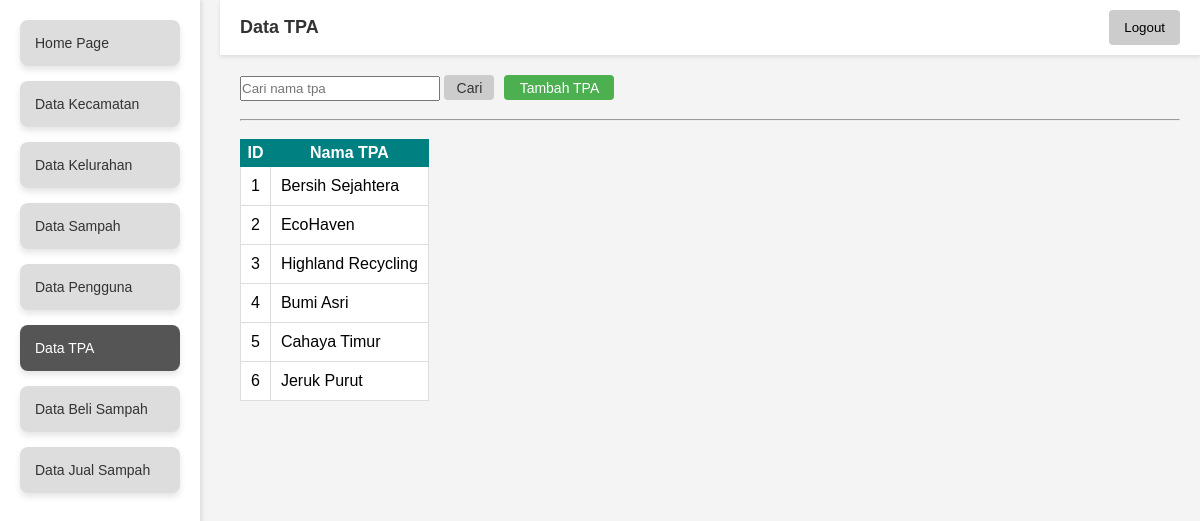
/tpa (signed in), run on the app's committed database.
### tables this page shows
CREATE TABLE TPA (id INTEGER PRIMARY KEY AUTOINCREMENT NOT NULL, nama TEXT);

### main.py (the view)
@app.route('/tpa', methods=['GET'])
def tpa():
    conn = get_db_connection()
    cursor = conn.cursor()
    if(request.args):
        nama_tpa = request.args.get('nama_tpa')
        print(nama_tpa)
        cursor.execute("SELECT * FROM Tpa WHERE LOWER(nama) LIKE LOWER(?)", (f"%{nama_tpa}%",))
        tpa_data = cursor.fetchall()
        conn.close()
    else:
        cursor.execute("SELECT * FROM Tpa")
        tpa_data = cursor.fetchall()
        conn.close()
    return render_template('admin/tpa-admin.html', tpa=tpa_data)

### main.py (called while the page is built)
def get_db_connection():
    conn = sqlite3.connect('database/database.db')
    conn.row_factory = sqlite3.Row
    return conn

@app.before_request
def require_login():
    allowed_routes = ['login', 'register', 'static']
    if 'nama' not in session and request.endpoint not in allowed_routes:
        return redirect(url_for('login'))

### templates/admin/tpa-admin.html (shortened to what this page needs)
<!DOCTYPE html>
<html lang="en">
<head>
  <link rel="stylesheet" href="{{ url_for('static', filename='css/admin/style-tpa-admin.css') }}">
</head>
<body>
  <div class="container">
    <header>
      <h1>Data TPA</h1>
      {% include 'admin/logoutFragment.html' %}
    </header>
    {% include 'admin/sidebarFragment.html' %}
    <main>
      <div class="search-bar">
        <form method="get">
          <input type="text" id="search" name="nama_tpa" placeholder="Cari nama tpa">
          <button type="submit" id="search-button"> Cari</button>
        </form>
        <button id="add-button" onclick="window.location.href='tambah_tpa';">Tambah TPA</button>
      </div>
      <br><hr><br>
      <table>
          <tr>
              <th>ID</th>
              <th>Nama TPA</th>
          </tr>
          {% for item in tpa %}
          <tr>
              <td>{{ item.id }}</td>
              <td>{{ item.nama }}</td>
          </tr>
          {% endfor %}
      </table>
    </main>
  </div>
</body>
</html>

### static/css/admin/style-tpa-admin.css (style rules this page uses)
table { border: 1px solid teal; border-collapse: collapse; background-color: white; }
td, tr { border: 1px solid #ddd; padding: 10px; }
th { padding: 4px; border: 1px solid teal; text-align: center; background: teal; color: white; }
* { margin: 0; padding: 0; box-sizing: border-box; }
body { font-family: Arial, sans-serif; background-color: #f4f4f4; }
.container { display: flex; flex-direction: column; height: 100vh; }
header { display: flex; justify-content: space-between; align-items: center; background-color: #fff; padding: 10px 20px; box-shadow: 0 2px 4px rgba(0, 0, 0, 0.1); margin-left: 220px; }
header h1 { font-size: 18px; color: #333; }
.search-bar { display: flex; gap: 10px; }
main { margin-left: 220px; padding: 20px; flex: 1; }
#search { width: 200px; height: 25px; }
#search-button { width: 50px; background-color: #ccc; color: #333; height: 25px; }
#add-button { width: 50px; height: 25px; padding: 1px; }
#search-button, #add-button { padding: 1px 1px; border: none; border-radius: 4px; cursor: pointer; font-size: 14px; }
#add-button { width: 110px; background-color: #4caf50; color: #fff; }

### data on the page
TPA: id "1", nama "Bersih Sejahtera"
TPA: id "2", nama "EcoHaven"
TPA: id "3", nama "Highland Recycling"
TPA: id "4", nama "Bumi Asri"
TPA: id "5", nama "Cahaya Timur"
TPA: id "6", nama "Jeruk Purut"
